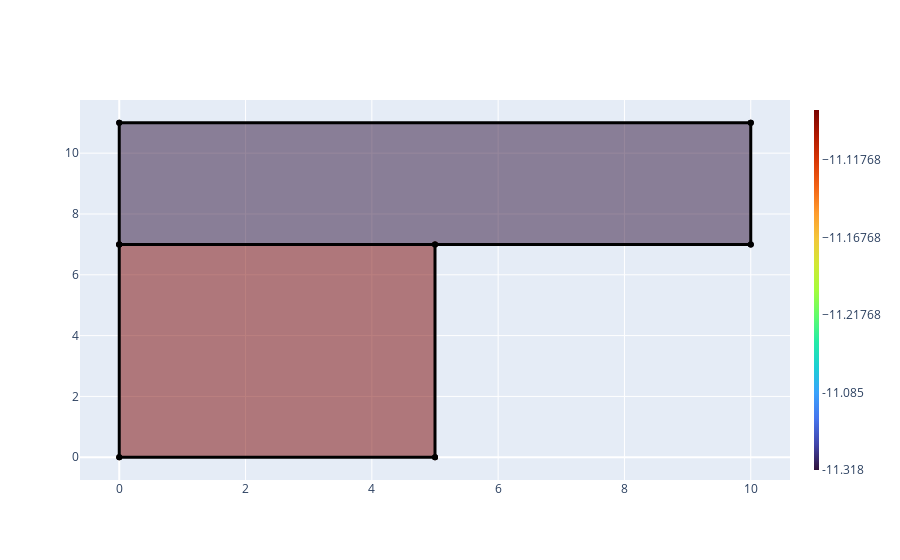

Notebook code cell kept with this figure:
### Code cell
fig = go.Figure()
for t in traces:
    fig.add_trace(t)

fig['layout']['showlegend'] = False
fig.add_trace(sql.colorbar_trace)
fig.show()

### Figure 1 — Plotly figure (JSON) as saved in the notebook; plotly's stock layout.template omitted (floating-point values rounded to 4 significant figures)
{"data": [{"fill": "toself", "fillcolor": "rgb(48, 18, 59)", "line": {"width": 0}, "marker": {"color": "rgb(48, 18, 59)"}, "name": "Block North Storey 0 - -11.32ºC", "opacity": 0.5, "type": "scatter", "x": [10, 10, 0, 0, 10], "y": [11, 7, 7, 11, 11]}, {"line": {"color": "black", "width": 3}, "marker": {"color": "black"}, "mode": "markers+lines", "name": "Wall 0001", "type": "scatter", "x": [10, 10], "y": [7, 11]}, {"line": {"color": "black", "width": 3}, "marker": {"color": "black"}, "mode": "markers+lines", "name": "Wall 0002", "type": "scatter", "x": [10, 0], "y": [11, 11]}, {"line": {"color": "black", "width": 3}, "marker": {"color": "black"}, "mode": "markers+lines", "name": "Wall 0003", "type": "scatter", "x": [0, 0], "y": [11, 7]}, {"line": {"color": "black", "width": 3}, "marker": {"color": "black"}, "mode": "markers+lines", "name": "Wall 0004", "type": "scatter", "x": [0, 10], "y": [7, 7]}, {"fill": "toself", "fillcolor": "rgb(122, 4, 2)", "line": {"width": 0}, "marker": {"color": "rgb(122, 4, 2)"}, "name": "Block West Storey 0 - -11.09ºC", "opacity": 0.5, "type": "scatter", "x": [5, 5, 0, 0, 5], "y": [7, 0, 0, 7, 7]}, {"line": {"color": "black", "width": 3}, "marker": {"color": "black"}, "mode": "markers+lines", "name": "Wall 0001", "type": "scatter", "x": [5, 5], "y": [0, 7]}, {"line": {"color": "black", "width": 3}, "marker": {"color": "black"}, "mode": "markers+lines", "name": "Wall 0002", "type": "scatter", "x": [5, 0], "y": [7, 7]}, {"line": {"color": "black", "width": 3}, "marker": {"color": "black"}, "mode": "markers+lines", "name": "Wall 0003", "type": "scatter", "x": [0, 0], "y": [7, 0]}, {"line": {"color": "black", "width": 3}, "marker": {"color": "black"}, "mode": "markers+lines", "name": "Wall 0004", "type": "scatter", "x": [0, 5], "y": [0, 0]}, {"marker": {"cmax": -11.09, "cmin": -11.32, "colorbar": {"outlinewidth": 0, "thickness": 5, "ticktext": [-11.32, -11.09], "tickvals": [-11.32, -11.27, -11.22, -11.17, -11.12]}, "colorscale": [[0, "#30123b"], [0.07143, "#4145ab"], [0.1429, "#4675ed"], [0.2143, "#39a2fc"], [0.2857, "#1bcfd4"], [0.3571, "#24eca6"], [0.4286, "#61fc6c"], [0.5, "#a4fc3b"], [0.5714, "#d1e834"], [0.6429, "#f3c63a"], [0.7143, "#fe9b2d"], [0.7857, "#f36315"], [0.8571, "#d93806"], [0.9286, "#b11901"], [1, "#7a0402"]], "showscale": true}, "mode": "markers", "type": "scatter", "x": [null], "y": [null]}], "layout": {"showlegend": false}}
